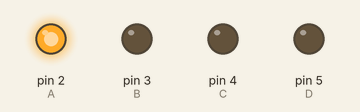
Simulated run of this program. Board: Arduino Uno, built with avr-gcc and run on an emulated ATmega328P. On the bench: output pins drawn as LEDs (lit = HIGH).

Above: at 0.5 s.
At 2.5 s:
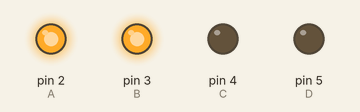
At 3.5 s:
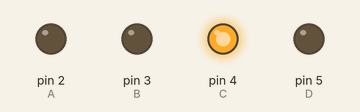
At 5.5 s:
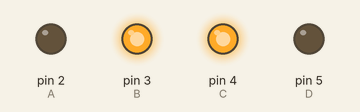
At 8.5 s:
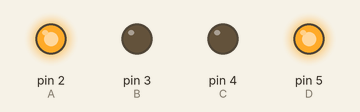
At 11.5 s:
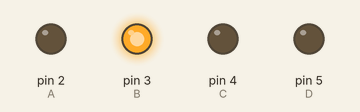
Timing chart, 0 to 13.0 s (numbered marks = the images above):
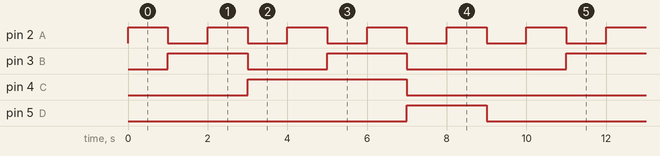

Measured:
- by itself, pin 2 (A): alternates HIGH for 1.0 s and LOW for 1.0 s
- by itself, pin 3 (B): repeats every 10.0 s: LOW 2.0 s, HIGH 2.0 s, LOW 4.0 s, HIGH 2.0 s
- by itself, pin 4 (C): alternates HIGH for 4.0 s and LOW for 6.0 s
- by itself, pin 5 (D): alternates HIGH for 2.0 s and LOW for 8.0 s

The program:

main.cpp
```cpp
#include <Arduino.h>

int A = 2;
int B = 3;
int C = 4;
int D = 5;

void setup()
{
    pinMode(A, OUTPUT);
    pinMode(B, OUTPUT);
    pinMode(C, OUTPUT);
    pinMode(D, OUTPUT);
}

void loop()
{
    for(int n = 0; n <= 9; n++)
    {
        int w = bitRead(n,0);
        int x = bitRead(n,1);
        int y = bitRead(n,2);
        int z = bitRead(n,3);

        int a = !w;

        int b = (w && !x && !z) || (!w && x);

        int c = (!x && y) || (!w && y) || (w && x && !y);

        int d = (!w && z) || (w && x && y);

        digitalWrite(A, a);
        digitalWrite(B, b);
        digitalWrite(C, c);
        digitalWrite(D, d);

        delay(1000);
    }
}
```
